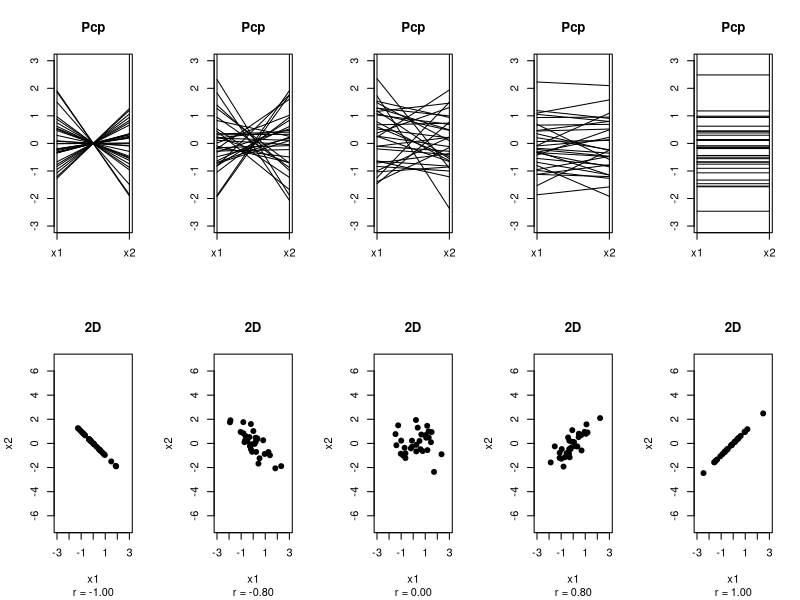

R code for this plot:
library("MASS")
n <- 30
r <- c(-1, -0.8, 0, 0.8, 1)
pdf("pcp_correlation.pdf", width=10, height=6)
par(mfcol=c(2, length(r)))
for (ri in r) {
  repeat {
  	x <- mvrnorm(n=n, mu=c(0,0), Sigma=matrix(c(1,ri,ri,1), ncol=2))
  	if (abs(ri-cor(x)[1,2])<0.005) break
  }
  plot(0, 0, type="n", xlim=c(0,1), ylim=c(-3,3), axes=F, main="Pcp", 
  		 xlab="", ylab="")
  abline(v=c(0,1))
  for (i in 1:n) lines(c(0,1), x[i,])
  axis(1, at=c(0,1), labels=c("x1", "x2"))
  axis(2)
  box()
	plot(x, pch=19, xlim=c(-3,3), ylim=c(-3,3), asp=T, xlab="x1", ylab="x2", 
			 main="2D", sub=sprintf("r = %.2f", cor(x)[1,2]))
}
dev.off()
if (interactive()) browseURL(paste0(getwd(),"/pcp_correlation.pdf"))
